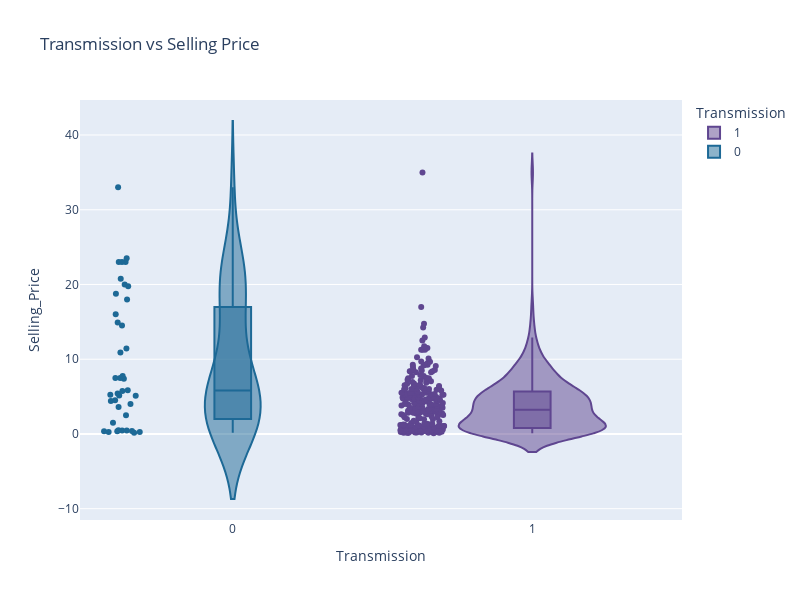

This figure's notebook cell:
### Code cell
# Transmission vs Selling Price

fig = px.violin(df, x='Transmission', y='Selling_Price', box=True, points='all', color='Transmission',
                 color_discrete_sequence=px.colors.qualitative.Prism, title='Transmission vs Selling Price')
fig.update_layout(width=800, height=600)
fig.show()

### Figure 1 — Plotly figure (JSON) as saved in the notebook; plotly's stock layout.template omitted (floating-point values rounded to 4 significant figures; data arrays with more than 128 entries replaced by an {"elided": "..."} marker saying what was removed)
{"data": [{"alignmentgroup": "True", "box": {"visible": true}, "hovertemplate": "Transmission=%{x}<br>Selling_Price=%{y}<extra></extra>", "legendgroup": "1", "marker": {"color": "rgb(95, 70, 144)"}, "name": "1", "offsetgroup": "1", "orientation": "v", "points": "all", "scalegroup": "True", "showlegend": true, "type": "violin", "x": {"elided": "261 int values"}, "x0": " ", "xaxis": "x", "y": {"elided": "261 float values"}, "y0": " ", "yaxis": "y"}, {"alignmentgroup": "True", "box": {"visible": true}, "hovertemplate": "Transmission=%{x}<br>Selling_Price=%{y}<extra></extra>", "legendgroup": "0", "marker": {"color": "rgb(29, 105, 150)"}, "name": "0", "offsetgroup": "0", "orientation": "v", "points": "all", "scalegroup": "True", "showlegend": true, "type": "violin", "x": [0, 0, 0, 0, 0, 0, 0, 0, 0, 0, 0, 0, 0, 0, 0, 0, 0, 0, 0, 0, 0, 0, 0, 0, 0, 0, 0, 0, 0, 0, 0, 0, 0, 0, 0, 0, 0, 0, 0, 0], "x0": " ", "xaxis": "x", "y": [7.5, 4.4, 5.85, 7.5, 7.75, 14.9, 23.0, 18.0, 16.0, 3.6, 19.99, 18.75, 23.5, 33.0, 19.75, 1.5, 5.25, 14.5, 23.0, 2.5, 23.0, 4.0, 20.75, 0.48, 0.45, 0.45, 0.4, 0.35, 0.35, 0.25, 0.25, 0.17, 5.15, 4.5, 5.11, 11.45, 5.4, 10.9, 7.4, 5.75], "y0": " ", "yaxis": "y"}], "layout": {"height": 600, "legend": {"title": {"text": "Transmission"}, "tracegroupgap": 0}, "title": {"text": "Transmission vs Selling Price"}, "violinmode": "overlay", "width": 800, "xaxis": {"anchor": "y", "categoryarray": [1, 0], "categoryorder": "array", "domain": [0, 1], "title": {"text": "Transmission"}}, "yaxis": {"anchor": "x", "domain": [0, 1], "title": {"text": "Selling_Price"}}}}
